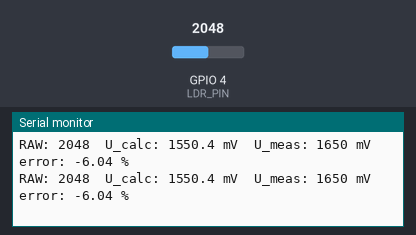
The program below on a simulated ESP32-S3. Parts: the last lines printed to the serial monitor. The test bench sets the inputs (shaded band); at power-on: GPIO 4 (LDR_PIN) = 2048 (analog values on the 0–4095 scale).

Above: at 1.2 s.
1.3 s: GPIO 4 (LDR_PIN) set to 1228
At 1.31 s:
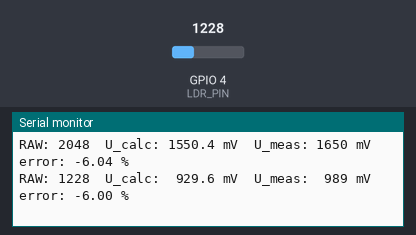
3.2 s: GPIO 4 (LDR_PIN) set to 491
At 3.21 s:
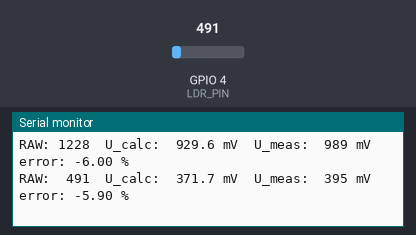
5.1 s: GPIO 4 (LDR_PIN) set to 60
At 5.11 s:
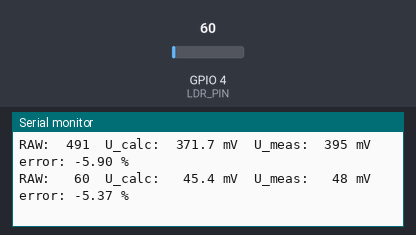
7.0 s: GPIO 4 (LDR_PIN) set to 0
At 7.01 s:
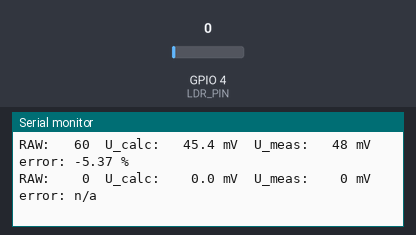

The program:

main.cpp
```cpp
#include <Arduino.h>

// Модуль 1.6: фоторезистор + 10 кОм, АЦП. Кожні 100 мс: RAW, мВ за формулою, калібровані мВ і похибка.
//   3V3 ── LDR ──┬── 10 кОм ── GND     більше світла → вища напруга → більше RAW
//                └── GPIO4 (ADC1)
#define LDR_PIN 4        // ADC1 (GPIO1…10) працює і з увімкненим Wi-Fi
#define ADC_MAX 4095.0   // 12 біт: 0…4095
#define UREF_MV 3100.0   // ослаблення 11 дБ на ESP32-S3: 0…3100 мВ, а не 3300

uint32_t lastSample = 0;

void setup() {
  Serial.begin(115200);
  analogReadResolution(12);
  analogSetPinAttenuation(LDR_PIN, ADC_11db);  // і так типове, пишемо явно
  Serial.println("LDR на GPIO4: U_calc = RAW / 4095 * 3100 мВ, error = (U_calc - U_meas) / U_meas * 100 %");
}

void loop() {
  uint32_t now = millis();
  if (now - lastSample < 100) return;
  lastSample = now;

  int raw = analogRead(LDR_PIN);                  // «сире» число АЦП
  uint32_t measMv = analogReadMilliVolts(LDR_PIN);  // калібровані мВ (eFuse) — окреме перетворення
  float calcMv = raw / ADC_MAX * UREF_MV;         // формула з умови

  Serial.printf("RAW: %4d  U_calc: %6.1f mV  U_meas: %4u mV  error: ", raw, calcMv, measMv);
  if (measMv > 0) Serial.printf("%+.2f %%\n", (calcMv - measMv) / measMv * 100);
  else Serial.println("n/a");  // ділити на нуль не можна
}
```

Measured:
- after the input at 1.3 s, the serial monitor: prints a new line at once (image 1)
- after the input at 3.2 s, the serial monitor: prints a new line at once (image 2)
- after the input at 5.1 s, the serial monitor: prints a new line at once (image 3)
- after the input at 7.0 s, the serial monitor: prints a new line at once (image 4)
